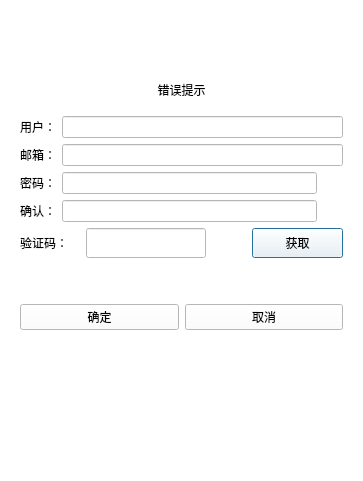
<?xml version="1.0" encoding="UTF-8"?>
<ui version="4.0">
 <class>zcDialog</class>
 <widget class="QDialog" name="zcDialog">
  <property name="geometry">
   <rect>
    <x>0</x>
    <y>0</y>
    <width>363</width>
    <height>481</height>
   </rect>
  </property>
  <property name="windowTitle">
   <string>Dialog</string>
  </property>
  <property name="styleSheet">
   <string notr="true">background:rgb(255, 255, 255)
</string>
  </property>
  <layout class="QVBoxLayout" name="verticalLayout_2">
   <item>
    <widget class="QStackedWidget" name="stackedWidget">
     <property name="currentIndex">
      <number>0</number>
     </property>
     <widget class="QWidget" name="page">
      <layout class="QVBoxLayout" name="verticalLayout">
       <item>
        <spacer name="verticalSpacer">
         <property name="orientation">
          <enum>Qt::Orientation::Vertical</enum>
         </property>
         <property name="sizeType">
          <enum>QSizePolicy::Policy::Fixed</enum>
         </property>
         <property name="sizeHint" stdset="0">
          <size>
           <width>20</width>
           <height>50</height>
          </size>
         </property>
        </spacer>
       </item>
       <item>
        <widget class="QWidget" name="widget" native="true">
         <property name="minimumSize">
          <size>
           <width>0</width>
           <height>40</height>
          </size>
         </property>
         <layout class="QHBoxLayout" name="horizontalLayout_7">
          <item>
           <widget class="QLabel" name="lab_error">
            <property name="text">
             <string>错误提示</string>
            </property>
            <property name="alignment">
             <set>Qt::AlignmentFlag::AlignCenter</set>
            </property>
           </widget>
          </item>
         </layout>
        </widget>
       </item>
       <item>
        <layout class="QHBoxLayout" name="horizontalLayout">
         <item>
          <widget class="QLabel" name="label">
           <property name="styleSheet">
            <string notr="true">color:rgb(0, 0, 0)</string>
           </property>
           <property name="text">
            <string>用户：</string>
           </property>
          </widget>
         </item>
         <item>
          <widget class="QLineEdit" name="adit_ueser"/>
         </item>
        </layout>
       </item>
       <item>
        <layout class="QHBoxLayout" name="horizontalLayout_2">
         <item>
          <widget class="QLabel" name="label_2">
           <property name="styleSheet">
            <string notr="true">color:rgb(0, 0, 0)</string>
           </property>
           <property name="text">
            <string>邮箱：</string>
           </property>
          </widget>
         </item>
         <item>
          <widget class="QLineEdit" name="adit_yx"/>
         </item>
        </layout>
       </item>
       <item>
        <layout class="QHBoxLayout" name="horizontalLayout_3">
         <item>
          <widget class="QLabel" name="label_3">
           <property name="styleSheet">
            <string notr="true">color:rgb(0, 0, 0)</string>
           </property>
           <property name="text">
            <string>密码：</string>
           </property>
          </widget>
         </item>
         <item>
          <widget class="QLineEdit" name="adit_mima">
           <property name="echoMode">
            <enum>QLineEdit::EchoMode::Password</enum>
           </property>
          </widget>
         </item>
         <item>
          <widget class="ClickedLabel" name="pass_visible">
           <property name="minimumSize">
            <size>
             <width>20</width>
             <height>20</height>
            </size>
           </property>
           <property name="maximumSize">
            <size>
             <width>20</width>
             <height>20</height>
            </size>
           </property>
           <property name="cursor">
            <cursorShape>PointingHandCursor</cursorShape>
           </property>
           <property name="text">
            <string/>
           </property>
           <property name="scaledContents">
            <bool>true</bool>
           </property>
          </widget>
         </item>
        </layout>
       </item>
       <item>
        <layout class="QHBoxLayout" name="horizontalLayout_4">
         <item>
          <widget class="QLabel" name="label_4">
           <property name="styleSheet">
            <string notr="true">color:rgb(0, 0, 0)</string>
           </property>
           <property name="text">
            <string>确认：</string>
           </property>
          </widget>
         </item>
         <item>
          <widget class="QLineEdit" name="adit_qr">
           <property name="echoMode">
            <enum>QLineEdit::EchoMode::Password</enum>
           </property>
          </widget>
         </item>
         <item>
          <widget class="ClickedLabel" name="confirm_visible">
           <property name="minimumSize">
            <size>
             <width>20</width>
             <height>20</height>
            </size>
           </property>
           <property name="maximumSize">
            <size>
             <width>20</width>
             <height>20</height>
            </size>
           </property>
           <property name="cursor">
            <cursorShape>PointingHandCursor</cursorShape>
           </property>
           <property name="text">
            <string/>
           </property>
           <property name="scaledContents">
            <bool>true</bool>
           </property>
          </widget>
         </item>
        </layout>
       </item>
       <item>
        <layout class="QHBoxLayout" name="horizontalLayout_5">
         <item>
          <widget class="QLabel" name="label_6">
           <property name="maximumSize">
            <size>
             <width>60</width>
             <height>16777215</height>
            </size>
           </property>
           <property name="styleSheet">
            <string notr="true">color:rgb(0, 0, 0)</string>
           </property>
           <property name="text">
            <string>验证码：</string>
           </property>
          </widget>
         </item>
         <item>
          <widget class="QLineEdit" name="adit_yzm">
           <property name="minimumSize">
            <size>
             <width>0</width>
             <height>30</height>
            </size>
           </property>
           <property name="maximumSize">
            <size>
             <width>120</width>
             <height>16777215</height>
            </size>
           </property>
          </widget>
         </item>
         <item>
          <spacer name="horizontalSpacer">
           <property name="orientation">
            <enum>Qt::Orientation::Horizontal</enum>
           </property>
           <property name="sizeType">
            <enum>QSizePolicy::Policy::Fixed</enum>
           </property>
           <property name="sizeHint" stdset="0">
            <size>
             <width>40</width>
             <height>20</height>
            </size>
           </property>
          </spacer>
         </item>
         <item>
          <widget class="TimerBtn" name="btn_hq">
           <property name="minimumSize">
            <size>
             <width>0</width>
             <height>30</height>
            </size>
           </property>
           <property name="styleSheet">
            <string notr="true">color:rgb(0, 0, 0)</string>
           </property>
           <property name="text">
            <string>获取</string>
           </property>
          </widget>
         </item>
        </layout>
       </item>
       <item>
        <spacer name="verticalSpacer_3">
         <property name="orientation">
          <enum>Qt::Orientation::Vertical</enum>
         </property>
         <property name="sizeType">
          <enum>QSizePolicy::Policy::Fixed</enum>
         </property>
         <property name="sizeHint" stdset="0">
          <size>
           <width>20</width>
           <height>40</height>
          </size>
         </property>
        </spacer>
       </item>
       <item>
        <layout class="QHBoxLayout" name="horizontalLayout_6">
         <item>
          <widget class="QPushButton" name="btn_qd">
           <property name="styleSheet">
            <string notr="true">color:rgb(0, 0, 0)</string>
           </property>
           <property name="text">
            <string>确定</string>
           </property>
          </widget>
         </item>
         <item>
          <widget class="QPushButton" name="btn_qx">
           <property name="styleSheet">
            <string notr="true">color:rgb(0, 0, 0)</string>
           </property>
           <property name="text">
            <string>取消</string>
           </property>
          </widget>
         </item>
        </layout>
       </item>
       <item>
        <spacer name="verticalSpacer_2">
         <property name="orientation">
          <enum>Qt::Orientation::Vertical</enum>
         </property>
         <property name="sizeHint" stdset="0">
          <size>
           <width>20</width>
           <height>40</height>
          </size>
         </property>
        </spacer>
       </item>
      </layout>
     </widget>
     <widget class="QWidget" name="page_2">
      <layout class="QVBoxLayout" name="verticalLayout_6">
       <item>
        <spacer name="verticalSpacer_10">
         <property name="orientation">
          <enum>Qt::Orientation::Vertical</enum>
         </property>
         <property name="sizeHint" stdset="0">
          <size>
           <width>20</width>
           <height>103</height>
          </size>
         </property>
        </spacer>
       </item>
       <item>
        <widget class="QLabel" name="tip_lb">
         <property name="text">
          <string>注册成功，5 s后返回登录</string>
         </property>
         <property name="alignment">
          <set>Qt::AlignmentFlag::AlignCenter</set>
         </property>
        </widget>
       </item>
       <item>
        <widget class="QLabel" name="tip2_lb">
         <property name="styleSheet">
          <string notr="true"/>
         </property>
         <property name="text">
          <string>可点击返回按钮直接返回登录界面</string>
         </property>
         <property name="alignment">
          <set>Qt::AlignmentFlag::AlignCenter</set>
         </property>
        </widget>
       </item>
       <item>
        <spacer name="verticalSpacer_11">
         <property name="orientation">
          <enum>Qt::Orientation::Vertical</enum>
         </property>
         <property name="sizeHint" stdset="0">
          <size>
           <width>20</width>
           <height>102</height>
          </size>
         </property>
        </spacer>
       </item>
       <item>
        <widget class="QWidget" name="widget_4" native="true">
         <layout class="QHBoxLayout" name="horizontalLayout_16">
          <item>
           <spacer name="horizontalSpacer_4">
            <property name="orientation">
             <enum>Qt::Orientation::Horizontal</enum>
            </property>
            <property name="sizeHint" stdset="0">
             <size>
              <width>40</width>
              <height>20</height>
             </size>
            </property>
           </spacer>
          </item>
          <item>
           <widget class="QPushButton" name="sdakd">
            <property name="minimumSize">
             <size>
              <width>0</width>
              <height>25</height>
             </size>
            </property>
            <property name="maximumSize">
             <size>
              <width>16777215</width>
              <height>25</height>
             </size>
            </property>
            <property name="text">
             <string>返回登录</string>
            </property>
           </widget>
          </item>
          <item>
           <spacer name="horizontalSpacer_5">
            <property name="orientation">
             <enum>Qt::Orientation::Horizontal</enum>
            </property>
            <property name="sizeHint" stdset="0">
             <size>
              <width>40</width>
              <height>20</height>
             </size>
            </property>
           </spacer>
          </item>
         </layout>
        </widget>
       </item>
       <item>
        <spacer name="verticalSpacer_12">
         <property name="orientation">
          <enum>Qt::Orientation::Vertical</enum>
         </property>
         <property name="sizeHint" stdset="0">
          <size>
           <width>20</width>
           <height>103</height>
          </size>
         </property>
        </spacer>
       </item>
      </layout>
     </widget>
    </widget>
   </item>
  </layout>
 </widget>
 <customwidgets>
  <customwidget>
   <class>TimerBtn</class>
   <extends>QPushButton</extends>
   <header>timerbtn.h</header>
  </customwidget>
  <customwidget>
   <class>ClickedLabel</class>
   <extends>QLabel</extends>
   <header location="global">clickedlabel.h</header>
  </customwidget>
 </customwidgets>
 <resources/>
 <connections/>
</ui>
